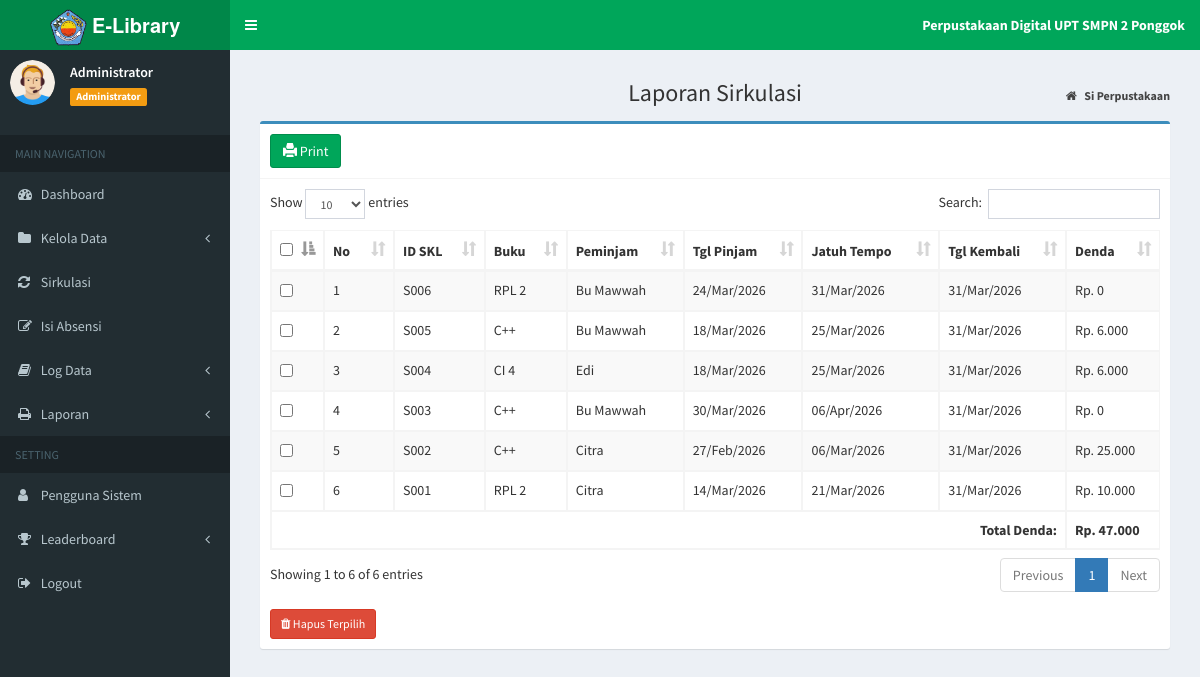
The app's page /?page=laporan_sirkulasi (signed in) with its own data.
### tables this page shows
CREATE TABLE `tb_sirkulasi` (
  `id_sk` varchar(20) NOT NULL,
  `id_buku` varchar(10) NOT NULL,
  `id_anggota` varchar(10) NOT NULL,
  `tgl_pinjam` date NOT NULL,
  `tgl_kembali` date NOT NULL,
  `tgl_dikembalikan` date DEFAULT NULL,
  `status` enum('PIN','KEM') NOT NULL
);

CREATE TABLE `tb_buku` (
  `id_buku` varchar(10) NOT NULL,
  `judul_buku` varchar(30) NOT NULL,
  `pengarang` varchar(30) NOT NULL,
  `penerbit` varchar(30) NOT NULL,
  `th_terbit` year NOT NULL
);

CREATE TABLE `tb_anggota` (
  `id_anggota` varchar(10) NOT NULL,
  `nama` varchar(20) NOT NULL,
  `jekel` enum('Laki-laki','Perempuan') NOT NULL,
  `kelas` varchar(50) NOT NULL,
  `no_hp` varchar(15) NOT NULL
);

### admin/laporan/laporan_sirkulasi.php (the view, shortened to what this page needs)
<section class="content-header">
    <h1 style="text-align:center;">Laporan Sirkulasi</h1>
    <ol class="breadcrumb">
        <li><a href="index.php"><i class="fa fa-home"></i> <b>Si Perpustakaan</b></a></li>
    </ol>
</section>
<section class="content">
    <div class="box box-primary">
        <div class="box-header with-border">
            <a href="?page=MyApp/print_laporan" title="Print" class="btn btn-success">
                <i class="glyphicon glyphicon-print"></i> Print
            </a>
        </div>
        <div class="box-body">
            <form action="?page=hapus_sirkulasi" method="POST">
                <div class="table-responsive">
                    <table id="example1" class="table table-bordered table-striped">
                        <thead>
                            <tr>
                                <th width="10px"><input type="checkbox" id="check-all"></th>
                                <th width="30px">No</th>
                                <th>ID SKL</th>
                                <th>Buku</th>
                                <th>Peminjam</th>
                                <th>Tgl Pinjam</th>
                                <th>Jatuh Tempo</th>
                                <th>Tgl Kembali</th>
                                <th>Denda</th>
                            </tr>
                        </thead>
                        <tbody>
                        <?php
                        $sql = mysqli_query($koneksi, "SELECT s.*, b.judul_buku, a.nama
                                                      FROM tb_sirkulasi s
                                                      JOIN tb_anggota a ON a.id_anggota = s.id_anggota
                                                      JOIN tb_buku b ON b.id_buku = s.id_buku
                                                      ORDER BY s.id_sk DESC");
                        $no = 0;
                        $total_denda = 0;
                        $tarif_denda = 1000;
                        while ($data = mysqli_fetch_array($sql)) {
                            $no++;
                            if ($data['status'] == 'KEM' && !empty($data['tgl_dikembalikan']) && $data['tgl_dikembalikan'] != '0000-00-00') {
                                $tgl_selesai = new DateTime($data['tgl_dikembalikan']);
                                $tgl_deadline = new DateTime($data['tgl_kembali']);
                                $terlambat = ($tgl_selesai > $tgl_deadline) ? $tgl_deadline->diff($tgl_selesai)->days : 0;
                                $denda = $terlambat * $tarif_denda;
                                $tgl_display = date('d/M/Y', strtotime($data['tgl_dikembalikan']));
                            } else {
                                $denda = 0;
                                $tgl_display = '<span class="label label-warning">Belum Kembali</span>';
                            }
                            $total_denda += $denda;
                        ?>
                            <tr>
                                <td>
                                    <input type="checkbox" name="id_hapus[]" value="<?php echo $data['id_sk']; ?>" class="check-item">
                                </td>
                                <td><?php echo $no; ?></td>
                                <td><?php echo $data['id_sk']; ?></td>
                                <td><?php echo $data['judul_buku']; ?></td>
                                <td><?php echo $data['nama']; ?></td>
                                <td><?php echo date('d/M/Y', strtotime($data['tgl_pinjam'])); ?></td>
                                <td><?php echo date('d/M/Y', strtotime($data['tgl_kembali'])); ?></td>
                                <td><?php echo $tgl_display; ?></td>
                                <td>Rp. <?php echo number_format($denda, 0, ',', '.'); ?></td>
                            </tr>
                        <?php } ?>
                        </tbody>
                        <tfoot>
                            <tr>
                                <th colspan="8" style="text-align:right;">Total Denda:</th>
                                <th>Rp. <?php echo number_format($total_denda, 0, ',', '.'); ?></th>
                            </tr>
                        </tfoot>
                    </table>
                </div>
                <div style="margin-top: 10px;">
                    <button type="submit" name="btn_hapus" class="btn btn-danger btn-sm" onclick="return confirm('Hapus data sirkulasi terpilih?')">
                        <i class="fa fa-trash"></i> Hapus Terpilih
                    </button>
                </div>
            </form>
        </div>
    </div>
</section>

### records on screen
tb_sirkulasi: id_sk "S006", id_buku.judul_buku "RPL 2", id_anggota.nama "Bu Mawwah", tgl_pinjam "24/Mar/2026", tgl_kembali "31/Mar/2026", tgl_dikembalikan "31/Mar/2026", denda "0"
tb_sirkulasi: id_sk "S005", id_buku.judul_buku "C++", id_anggota.nama "Bu Mawwah", tgl_pinjam "18/Mar/2026", tgl_kembali "25/Mar/2026", tgl_dikembalikan "31/Mar/2026", denda "6.000"
tb_sirkulasi: id_sk "S004", id_buku.judul_buku "CI 4", id_anggota.nama "Edi", tgl_pinjam "18/Mar/2026", tgl_kembali "25/Mar/2026", tgl_dikembalikan "31/Mar/2026", denda "6.000"
tb_sirkulasi: id_sk "S003", id_buku.judul_buku "C++", id_anggota.nama "Bu Mawwah", tgl_pinjam "30/Mar/2026", tgl_kembali "06/Apr/2026", tgl_dikembalikan "31/Mar/2026", denda "0"
tb_sirkulasi: id_sk "S002", id_buku.judul_buku "C++", id_anggota.nama "Citra", tgl_pinjam "27/Feb/2026", tgl_kembali "06/Mar/2026", tgl_dikembalikan "31/Mar/2026", denda "25.000"
tb_sirkulasi: id_sk "S001", id_buku.judul_buku "RPL 2", id_anggota.nama "Citra", tgl_pinjam "14/Mar/2026", tgl_kembali "21/Mar/2026", tgl_dikembalikan "31/Mar/2026", denda "10.000"

### other values on screen
$data_nama "Administrator"
$data_level "Administrator"
$total_denda "47.000"
